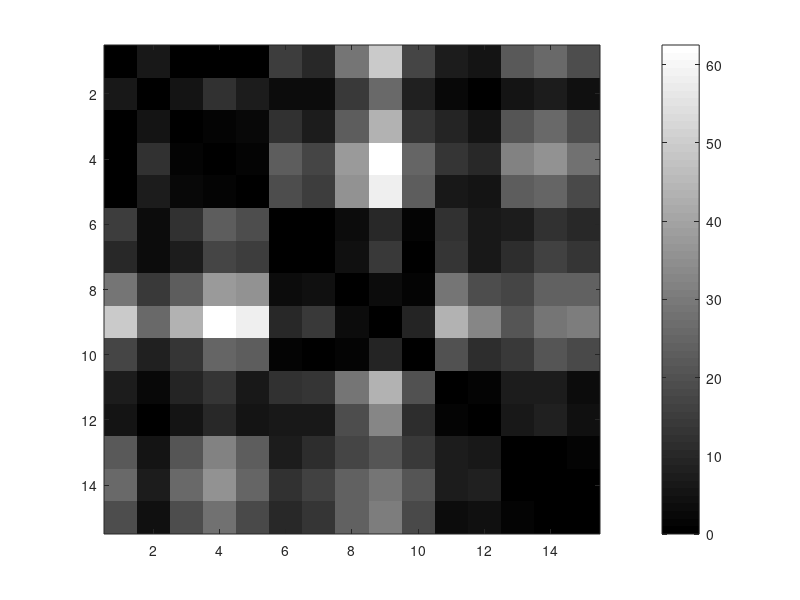
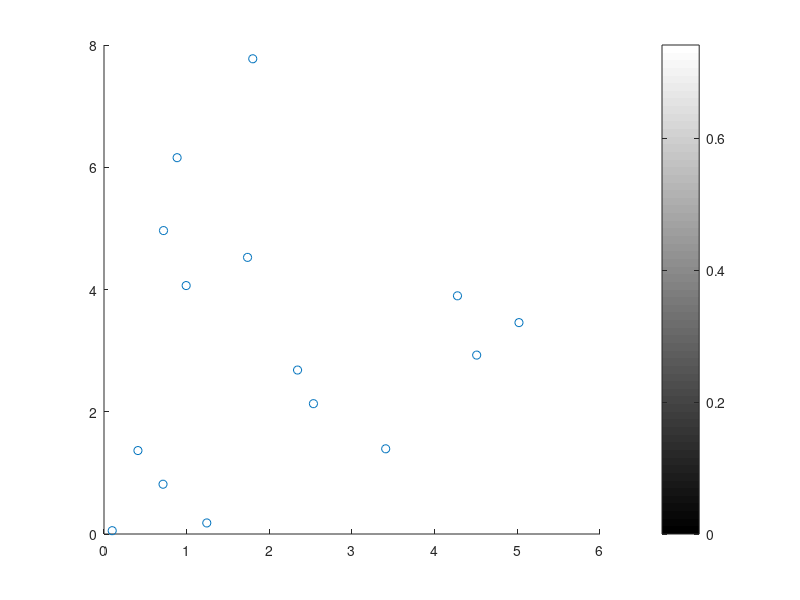

MATLAB code to generate these figures, in order: (Note: this script raises an error after producing the figures.)
%clear MATLAB workspace
clear
close all

%generate 3 gaussian clouds
a=normrnd(repmat([1,1],5,1), 1);
b=normrnd(repmat([1,5],5,1), 1);
c=normrnd(repmat([4,3],5,1), 1);
data = [a;b;c];

%compute the squared relational matrix
D = squareform(pdist(data,'euclidean').^2);
n = size(D,1);

%visualized the squared matrix
f = figure('Visible','off');imagesc(D);colormap('gray');colorbar;
print(f, '-djpeg', 'Results/3G/Images/3G_square.jpg');

%plot the 3 gaussians
f = figure('Visible','off');scatter(data(:,1),data(:,2));colormap('gray');colorbar;
print(f, '-djpeg', 'Results/3G/Images/3G_scatter.jpg');

                    
%% iRFCM configurations/options (those are the default values)
options.fuzzifier        = 2;
options.epsilon          = 0.0001;
options.maxIter          = 100;
options.initType         = 2;
options.gamma            = 0;

%set the number of clusters to 3
c= 5;

%run RFCM
out = irfcm(D,c,options);
if isfield(out,'Error')
   fprintf('%s',out.Error); 
end

U = out.U;

%visualize the partition matrix
f = figure('Visible','off');imagesc(U);colormap('gray');caxis([0 1]);
print(f, '-djpeg', 'Results/3G/Images/U(3G).jpg');

%visualize the induced dissimilarity matrix
uu = 1 - ((U'*U)./max(max(U'*U)));
f = figure('Visible','off');imagesc(uu);colormap('gray');caxis([0 1]);
print(f, '-djpeg', 'Results/3G/Images/D(U_3G).jpg');